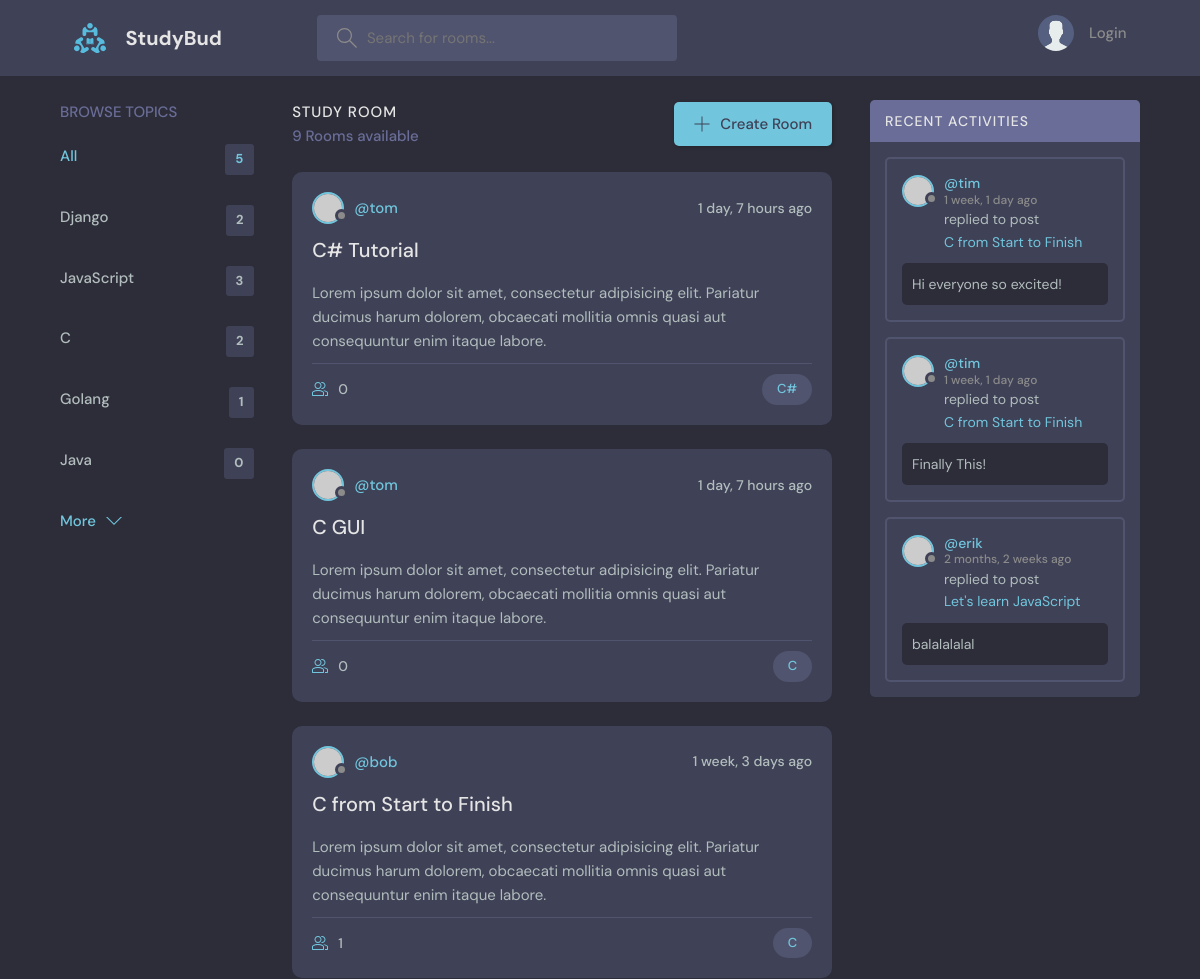
The app's page / (upper part), older data.
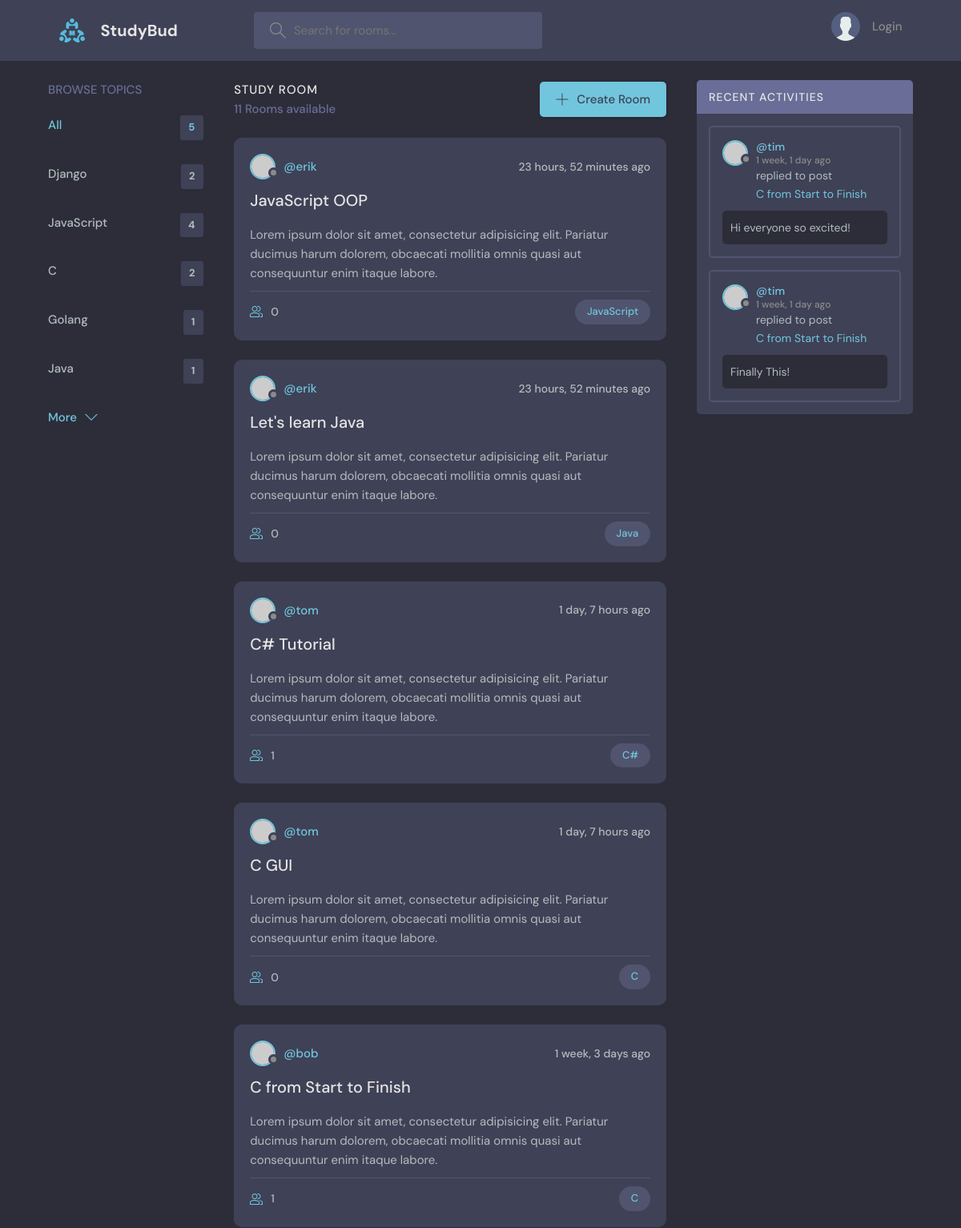
The same page, newer data.
### base/models.py (models this page shows, shortened)
class Topic(models.Model):
    name = models.CharField(max_length=50)

class Room(models.Model):
    host = models.ForeignKey(User, on_delete=models.SET_NULL, null=True)
    topic = models.ForeignKey(Topic, on_delete=models.CASCADE)
    name = models.CharField(max_length=50)
    description = models.TextField()
    participants = models.ManyToManyField(User, related_name='participants', blank=True)
    created = models.DateTimeField(auto_now_add=True)
    updated = models.DateTimeField(auto_now=True)
    class Meta:
        ordering = ['-updated', '-created']
    def __str__(self):
        return self.name

class Message(models.Model):
    user = models.ForeignKey(User, on_delete=models.CASCADE)
    room = models.ForeignKey(Room, on_delete=models.CASCADE)
    body = models.TextField()
    created = models.DateTimeField(auto_now_add=True)
    updated = models.DateTimeField(auto_now=True)
    class Meta:
        ordering = ['-updated', '-created']

### base/views.py (the view)
# urls.py: path('', views.home, name='home'),
def home(request):
    q = request.GET.get('q') if request.GET.get('q') else ''
    rooms = Room.objects.filter(
        Q(name__icontains=q) |
        Q(host__username__icontains=q)
    )
    topics = Topic.objects.all()[:5]
    room_count = rooms.count()
    room_messages = Message.objects.filter(Q(room__topic__name__icontains=q))
    context = {
        'rooms': rooms, 'topics':topics,
        'room_count': room_count,
        'room_messages':room_messages
    }
    return render(request, 'base/home.html', context)

### base/templates/base/home.html (shortened to what this page needs)
{% extends 'base.html' %} {% block content %}
<main class="layout layout--3">
  <div class="container">
    {% include 'base/topics_component.html' %}
    <div class="roomList">
      <div class="roomList__header">
        <div>
          <h2>Study Room</h2>
          <p>{{room_count}} Room{{room_count|pluralize}} available</p>
        </div>
        <a class="btn btn--main" href="{% url 'create-room' %}">
          <svg
            version="1.1"
            xmlns="http://www.w3.org/2000/svg"
            width="32"
            height="32"
            viewBox="0 0 32 32"
          >
            <title>add</title>
            <path
              d="M16.943 0.943h-1.885v14.115h-14.115v1.885h14.115v14.115h1.885v-14.115h14.115v-1.885h-14.115v-14.115z"
            ></path>
          </svg>
          Create Room
        </a>
      </div>
      {% include 'base/feed_component.html' %}
    </div>
    {% include 'base/activity_component.html' %}
  </div>
</main>
{% endblock content %}

### base/templates/base/topics_component.html
<div class="topics">
  <div class="topics__header">
    <h2>Browse Topics</h2>
  </div>
  <ul class="topics__list">
    <li>
      <a href="{% url 'home' %}" class="active"
        >All <span>{{topics.count}}</span></a
      >
    </li>
    {% for topic in topics %}
    <li>
      <a href="{% url 'home' %}?q={{topic.name}}"
        >{{topic.name}} <span>{{topic.room_set.all.count}}</span></a
      >
    </li>
    {% endfor %}
  </ul>
  <a class="btn btn--link" href="{% url 'topics' %}">
    More
    <svg
      version="1.1"
      xmlns="http://www.w3.org/2000/svg"
      width="32"
      height="32"
      viewBox="0 0 32 32"
    >
      <title>chevron-down</title>
      <path d="M16 21l-13-13h-3l16 16 16-16h-3l-13 13z"></path>
    </svg>
  </a>
</div>

### base/templates/base/feed_component.html (shortened to what this page needs)
{% if rooms %}
    {% for room in rooms %}
        <div class="roomListRoom">
            <div class="roomListRoom__header">
                <a href="{% url 'user-profile' room.host.id %}" class="roomListRoom__author">
                    <div class="avatar avatar--small">
                        <img src="https://randomuser.me/api/portraits/women/11.jpg" />
                    </div>
                    <span>@{{room.host.username}}</span>
                </a>
                <div class="roomListRoom__actions">
                    <span>{{room.created|timesince}} ago</span>
                </div>
            </div>
            <div class="roomListRoom__content">
                <a href="{% url 'room' room.id %}">{{room.name}}</a>
                <p>
                    Lorem ipsum dolor sit amet, consectetur adipisicing elit. Pariatur ducimus harum dolorem, obcaecati
                    mollitia omnis quasi aut consequuntur enim itaque labore.
                </p>
            </div>
            <div class="roomListRoom__meta">
                <a href="room.html" class="roomListRoom__joined">
                    {{room.participants.count}}
                </a>
                <p class="roomListRoom__topic"><a href="{% url 'home' %}?q={{room.topic.name}}">{{room.topic.name}}</a></p>
            </div>
        </div>
    {% endfor %}
{% endif %}

### base/templates/base/activity_component.html (shortened to what this page needs)
<div class="activities">
    <div class="activities__header">
      <h2>Recent Activities</h2>
    </div>
    {% for message in room_messages %}
        <div class="activities__box">
            <div class="activities__boxHeader roomListRoom__header">
                <a href="{% url 'user-profile' message.user.id %}" class="roomListRoom__author">
                <div class="avatar avatar--small">
                    <img src="https://randomuser.me/api/portraits/women/11.jpg" />
                </div>
                <p>
                    @{{message.user}}
                    <span>{{message.created|timesince}} ago</span>
                </p>
                </a>
            </div>
            <div class="activities__boxContent">
                <p>replied to post <a href="{% url 'room' message.room.id %}">{{message.room}}</a></p>
                <div class="activities__boxRoomContent">
                {{message.body}}
                </div>
            </div>
        </div>
    {% endfor %}
  </div>

Row changes from the older to the newer data that the page shows:
removed Message: user "erik", created "2 months, 2 weeks", room "Let's learn JavaScript", body "balalalalal"
computed for Topic "JavaScript": room_set.all.count "3" → "4"
computed for Topic "Java": room_set.all.count "0" → "1"
added Room: host.username "erik", created "23 hours, 52 minutes", name "JavaScript OOP", participants.count "0", topic.name "JavaScript"
added Room: host.username "erik", created "23 hours, 52 minutes", name "Let's learn Java", participants.count "0", topic.name "Java"
computed for Room "C# Tutorial": participants.count "0" → "1"
Text that changed along with them:
{{ room_count }}: "9" → "11"
